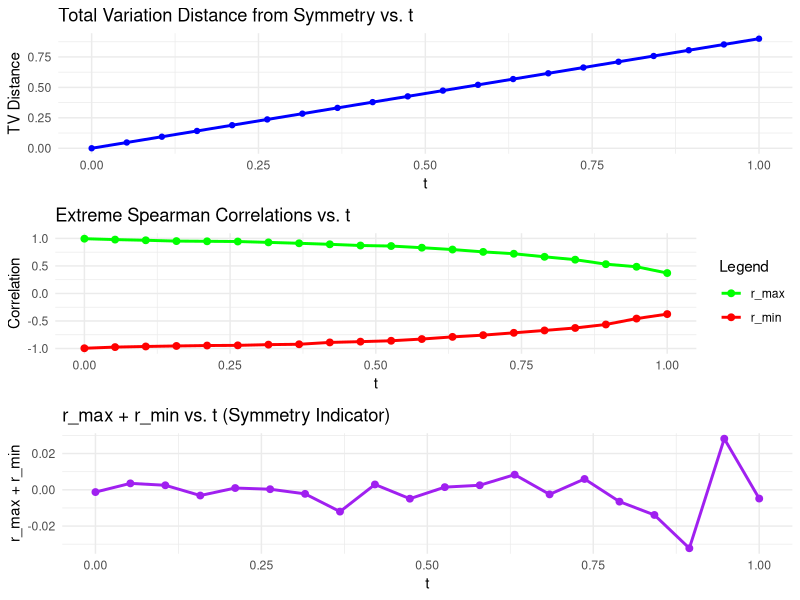

R code for this plot:
# Load required libraries
library(ggplot2)
library(dplyr)
library(tidyr)

# --- Functions defined earlier ---

# Maximum Spearman correlation via comonotonic coupling
max_corr_sorted <- function(marginalX, marginalY, sample_size = 10000) {
	# Generate counts if marginals sum to ~1 (i.e., probabilities)
	if (sum(marginalX) <= 1.1) {
		countsX <- as.vector(rmultinom(1, size = sample_size, prob = marginalX))
	} else {
		countsX <- marginalX; sample_size <- sum(countsX)
	}
	if (sum(marginalY) <= 1.1) {
		countsY <- as.vector(rmultinom(1, size = sample_size, prob = marginalY))
	} else {
		countsY <- marginalY
		if (sum(countsY) != sample_size) stop("Counts for X and Y must be equal.")
	}
	
	x_levels <- 0:(length(countsX)-1)
	y_levels <- 0:(length(countsY)-1)
	
	pX <- countsX/sum(countsX); pY <- countsY/sum(countsY)
	muX <- sum(x_levels * pX); muY <- sum(y_levels * pY)
	sigmaX <- sqrt(sum(x_levels^2 * pX)-muX^2)
	sigmaY <- sqrt(sum(y_levels^2 * pY)-muY^2)
	
	# Comonotonic coupling: use the cumulative probabilities (Fréchet–Hoeffding upper bound)
	cum_pX <- cumsum(pX)
	cum_pY <- cumsum(pY)
	joint <- matrix(0, nrow = length(x_levels), ncol = length(y_levels))
	
	i <- 1; j <- 1; cumX_prev <- 0; cumY_prev <- 0
	while(i <= length(x_levels) && j <= length(y_levels)){
		currX <- cum_pX[i]; currY <- cum_pY[j]
		joint[i, j] <- min(currX, currY) - max(cumX_prev, cumY_prev)
		if(currX < currY){
			cumX_prev <- currX; i <- i+1
		} else if(currX > currY){
			cumY_prev <- currY; j <- j+1
		} else {
			cumX_prev <- currX; cumY_prev <- currY; i <- i+1; j <- j+1
		}
	}
	E_XY <- sum(outer(x_levels, y_levels, FUN="*") * joint)
	r_max <- (E_XY - muX * muY)/(sigmaX * sigmaY)
	return(r_max)
}

# Minimum Spearman correlation via countermonotonic coupling
min_corr_sorted <- function(marginalX, marginalY, sample_size = 10000) {
	if (sum(marginalX) <= 1.1) {
		countsX <- as.vector(rmultinom(1, size = sample_size, prob = marginalX))
	} else {
		countsX <- marginalX; sample_size <- sum(countsX)
	}
	if (sum(marginalY) <= 1.1) {
		countsY <- as.vector(rmultinom(1, size = sample_size, prob = marginalY))
	} else {
		countsY <- marginalY
		if (sum(countsY) != sample_size) stop("Counts for X and Y must be equal.")
	}
	
	x_levels <- 0:(length(countsX)-1)
	y_levels <- 0:(length(countsY)-1)
	
	x_vec <- rep(x_levels, times = countsX)
	y_vec <- rep(y_levels, times = countsY)
	
	# Countermonotonic coupling: sort X in descending order, Y in ascending order
	x_sorted <- sort(x_vec, decreasing = TRUE)
	y_sorted <- sort(y_vec, decreasing = FALSE)
	
	r_min <- cor(x_sorted, y_sorted)
	return(r_min)
}

# --- End functions ---

# Set fixed marginal for X (uniform over 5 categories)
p_X <- rep(1/5, 5)

# Define Y: Uniform and Extreme marginals
p_Y_uniform <- rep(1/5, 5)
p_Y_extreme <- c(0.02, 0.02, 0.02, 0.02, 0.92)

# Define a sequence of interpolation parameters t in [0,1]
t_seq <- seq(0, 1, length.out = 20)

# Initialize storage for results
results <- data.frame(t = t_seq, 
					  D_TV = NA, 
					  r_max = NA, 
					  r_min = NA,
					  diff = NA)

# Function to compute total variation distance between p and its reflection
TV_distance <- function(p) {
	K <- length(p)
	p_reflect <- p[K:1]
	return(0.5 * sum(abs(p - p_reflect)))
}

sample_size <- 10000  # fixed sample size

for(i in seq_along(t_seq)){
	t <- t_seq[i]
	# Interpolate: p_Y(t) = (1-t)*uniform + t*extreme
	p_Y <- (1-t)*p_Y_uniform + t*p_Y_extreme
	# Compute total variation distance between p_Y and its mirror
	D_TV <- TV_distance(p_Y)
	# Compute theoretical extremes for Spearman correlation
	r_max_val <- max_corr_sorted(p_X, p_Y, sample_size = sample_size)
	r_min_val <- min_corr_sorted(p_X, p_Y, sample_size = sample_size)
	
	results$t[i] <- t
	results$D_TV[i] <- D_TV
	results$r_max[i] <- r_max_val
	results$r_min[i] <- r_min_val
	results$diff[i] <- r_max_val + r_min_val  # if symmetric, this would be 0
}

print(results)

# Plot the total variation distance versus t
p1 <- ggplot(results, aes(x=t, y=D_TV)) +
	geom_line(size=1, color="blue") +
	geom_point(color="blue") +
	labs(title="Total Variation Distance from Symmetry vs. t", x="t", y="TV Distance") +
	theme_minimal()

# Plot r_max and r_min versus t
p2 <- ggplot(results, aes(x=t)) +
	geom_line(aes(y=r_max, color="r_max"), size=1) +
	geom_line(aes(y=r_min, color="r_min"), size=1) +
	geom_point(aes(y=r_max, color="r_max"), size=2) +
	geom_point(aes(y=r_min, color="r_min"), size=2) +
	labs(title="Extreme Spearman Correlations vs. t", x="t", y="Correlation") +
	scale_color_manual(name="Legend", values=c("r_max"="green", "r_min"="red")) +
	theme_minimal()

# Plot the sum r_max + r_min (should be 0 if symmetric)
p3 <- ggplot(results, aes(x=t, y=diff)) +
	geom_line(size=1, color="purple") +
	geom_point(size=2, color="purple") +
	labs(title="r_max + r_min vs. t (Symmetry Indicator)", x="t", y="r_max + r_min") +
	theme_minimal()

# Arrange the plots in one display
library(gridExtra)
grid.arrange(p1, p2, p3, ncol=1)
